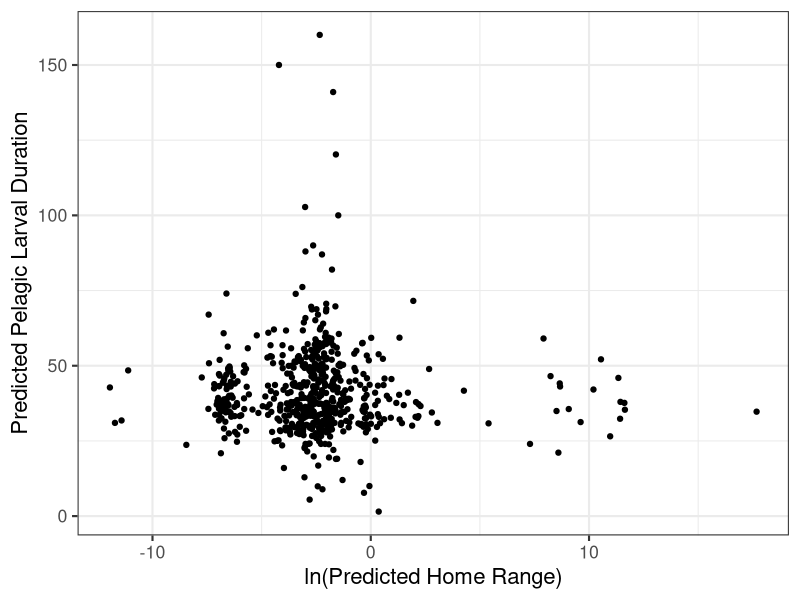

This figure's R source: (Note: this script raises an error after producing the figure.)
## ---- chunk 1
knitr::opts_chunk$set(echo = TRUE, message = FALSE, warning = FALSE)

library(tidyverse)
library(patchwork)
library(cowplot)
library(ggpubr)
library(ggrepel)
## ---- chunk 2
fishbase_data <- read_csv(here::here("01_data", "02_processed_data", "fishbase_data.csv"))

filled_data <- read_csv(here::here("01_data", "02_processed_data", "filled_data.csv"))

filled_data2 <- read_csv(here::here("01_data", "02_processed_data", "filled_data2.csv")) %>%
  mutate_if(is.character, as.factor)
## ---- chunk 3
# homerange vs PLD
fishbase_data_gmm <- filled_data2 %>%
  mutate(class2 = as.factor(class2))

hr_hist <- ggplot(fishbase_data_gmm, aes(log(home_range))) +
  geom_histogram() +
  theme_bw(base_size = 16) +
  labs(
    y = "Count",
    x = "ln(Predicted Home Range)"
  )

pld_hist <- ggplot(fishbase_data_gmm, aes(pld)) +
  geom_histogram() +
  theme_bw(base_size = 16) +
  labs(
    y = "Count",
    x = "Predicted Pelagic Larval Duration"
  )

dist_plot <- hr_hist / pld_hist

p1 <- ggplot(fishbase_data_gmm, aes(log(home_range), pld)) +
  geom_jitter() +
  theme_bw(base_size = 16) +
  labs(
    y = "Predicted Pelagic Larval Duration",
    x = "ln(Predicted Home Range)"
  )

p1



# gmm plot


example_fish <- filled_data2 %>%
  select(species, fb_name, class2, class3, magnitude_homerange, month_pld) %>%
  filter(fb_name %in% c(
    "Hogfish", "Yellow snapper", "Blackfin tuna", "Humphead wrasse", "Pacific red snapper",
    "Giant seabass", "Lemon sole", "Chum salmon", "Pacific ocean perch", "Atlantic herring",
    "Atlantic cod", "Haddock", "Atlantic salmon", "California sheephead", "Black seabream",
    "Blue marlin", "Yellowfin tuna", "Swordfish"
    # "Blackhead seabream", "Pink salmon", "Coho salmon", "Ghost shark", "Pollack", "Polar cod", "Sockeye salmon", "Chinook salmon"
  ))


gmm_new_fig <- ggplot(fishbase_data_gmm, aes(magnitude_homerange, month_pld)) +
  theme_bw(base_size = 16) +
  labs(
    x = "Predicted Home Range Magnitude",
    y = "Predicted Pelgaic Larval Duration Month",
    color = "Class (Homerange/PLD)"
  ) +
  theme(legend.position = "bottom") +
  scale_color_viridis_d() +
  geom_label_repel(
    data = subset(fishbase_data_gmm, fb_name %in% c("Hogfish", "Yellow snapper", "Blackfin tuna")),
    aes(x = magnitude_homerange, y = month_pld, label = fb_name, color = class2),
    vjust = "outward", hjust = "outward",
    min.segment.length = 0,
    nudge_y = -0.5,
    show.legend = FALSE
  ) +
  geom_label_repel(
    data = subset(fishbase_data_gmm, fb_name %in% c("Humphead wrasse", "Pacific red snapper", "Giant seabass")),
    aes(x = magnitude_homerange, y = month_pld, label = fb_name, color = class2),
    # vjust = "outward", hjust = "outward",
    min.segment.length = 0,
    box.padding = 0.7,
    nudge_x = -2,
    show.legend = FALSE
  ) +
  geom_label_repel(
    data = subset(fishbase_data_gmm, fb_name %in% c("Lemon sole", "Chum salmon", "Pacific ocean perch")),
    aes(x = magnitude_homerange, y = month_pld, label = fb_name, color = class2),
    vjust = "outward", hjust = "outward",
    min.segment.length = 0,
    nudge_x = 0, nudge_y = 0.8,
    show.legend = FALSE
  ) +
  geom_label_repel(
    data = subset(fishbase_data_gmm, fb_name %in% c("Atlantic herring", "Atlantic cod", "Haddock")),
    aes(x = magnitude_homerange, y = month_pld, label = fb_name, color = class2),
    vjust = "outward", hjust = "outward",
    min.segment.length = 0,
    nudge_y = 0,
    show.legend = FALSE
  ) +
  geom_label_repel(
    data = subset(fishbase_data_gmm, fb_name %in% c("Atlantic salmon", "California sheephead", "Black seabream")),
    aes(x = magnitude_homerange, y = month_pld, label = fb_name, color = class2),
    vjust = "outward", hjust = "outward",
    min.segment.length = 0,
    nudge_y = 1, nudge_x = 1.5,
    show.legend = FALSE
  ) +
  geom_label_repel(
    data = subset(fishbase_data_gmm, fb_name %in% c("Blue marlin", "Yellowfin tuna", "Swordfish")),
    aes(x = magnitude_homerange, y = month_pld, label = fb_name, color = class2),
    vjust = "outward", hjust = "outward",
    min.segment.length = 0,
    nudge_x = 0,
    show.legend = FALSE
  ) +
  geom_jitter(aes(color = class2))

gmm_new_fig
# ggsave(gmm_new_fig, file = paste0("gmm_fig.png"), path = here::here("04_figs"), height = 8, width = 15)


# panel
gmm_panel <- (dist_plot | p1) / gmm_new_fig +
  plot_annotation(tag_levels = "A")

gmm_panel
# ggsave(gmm_panel, file = paste0("gmm_panel.pdf"), path = here::here("04_figs"), height = 10, width = 15)
## ---- chunk 4
missing <- miss_var_summary(fishbase_data)
missing2 <- miss_var_summary(filled_data)
missing3 <- miss_var_summary(filled_data2)

missing_fishbase_data <- fishbase_data %>% 
  dplyr::select(
    oxygen_cons, temp_range, dev_place, temp_min, temp_max,
    longevity_wild, temp_preferred, iucn_category, food_i,
  ) %>%
  rename(
    "Oxygen Consumption Rate" = oxygen_cons,
    "Temperature Range" = temp_range,
    "Place of Development" = dev_place,
    "Maximum Recorded Lifespan" = longevity_wild,
    "Optimal Temperature" = temp_preferred,
    "IUCN Category" = iucn_category,
    "Diet Items" = food_i,
    "Minimum Temperature" = temp_min,
    "Maximum Temperature" = temp_max,
  )

m1 <- gg_miss_var(missing_fishbase_data) +
  theme_bw(base_size = 16) +
  labs(y = "Missing Data Before Fills", x = "") +
  theme(axis.title.x = element_text(vjust = -1))
m1

missing_filled_data <- filled_data %>% 
  dplyr::select(
    oxygen_cons, temp_range, temp_min, temp_max,
    longevity_wild, temp_preferred, iucn_category, food_i,
  ) %>%
  rename(
    "Oxygen Consumption Rate" = oxygen_cons,
    "Temperature Range" = temp_range,
    "Maximum Recorded Lifespan" = longevity_wild,
    "Optimal Temperature" = temp_preferred,
    "IUCN Category" = iucn_category,
    "Diet Items" = food_i,
    "Minimum Temperature" = temp_min,
    "Maximum Temperature" = temp_max,
  )

m2 <- gg_miss_var(missing_filled_data) + # figure showing the missing data
  theme_bw(base_size = 16) +
  labs(y = "Missing Data After Genus-Level Fill", x = "Variable") +
  theme(axis.title.x = element_text(vjust = -1))
m2

missing_data <- filled_data2 %>%
  dplyr::select(
    oxygen_cons, temp_range, dev_place,
    longevity_wild, temp_preferred, iucn_category
  ) %>%
  rename(
    "Oxygen Consumption Rate" = oxygen_cons,
    "Temperature Range" = temp_range,
    "Place of Development" = dev_place,
    "Maximum Recorded Lifespan" = longevity_wild,
    "Optimal Temperature" = temp_preferred,
    "IUCN Category" = iucn_category
  )

m3 <- gg_miss_var(missing_data) +
  theme_bw(base_size = 16) +
  labs(y = "Missing Data After Family-Level Fill", x = "") +
  theme(axis.title.x = element_text(vjust = -1))
m3

missing_fig <- (m1 / m2 / m3) +
  plot_annotation(tag_levels = "A") &
  theme_bw(base_size = 16)
missing_fig

#ggsave(missing_fig, file = paste0("missing_data.pdf"), path = here::here("04_figs", "final_figs"), height = 12, width = 8)

## ---- chunk 5
# continuous

plot_data <- filled_data2 %>%
  mutate(
    class2 = as.factor(class2),
    class3 = as.factor(class3),
    order = as.factor(order)
  )

response <- "class2"
expl_cont <- c(
  "temp_preferred", "fecundity_mean",
  "longevity_wild", "sp_richness", "length", "kfin",
  "r_fin", "diet_troph3", "oxygen_cons", "temp_range"
)

box_data <- function(x, y) {
  ggplot(plot_data, aes(x = .data[[y]], y = .data[[x]])) +
    geom_boxplot(aes(color = .data[[y]])) +
    theme_bw() +
    coord_flip() +
    labs(
      x = "Movement Class",
      color = "Class (Homerange/PLD)"
    ) +
    scale_color_viridis_d()
}

# plots_cont <- map(expl_cont, ~ box_data(.x, "class2"))
# plots_cont
## ---- chunk 6

# significant panel
temp_plot <- box_data(x = "temp_preferred", y = "class2") +
  labs(y = "Optimal Temperature", x = "") +
  scale_x_discrete(position = "top") +
  theme(axis.text.y = element_blank())
length_plot <- box_data(x = "length", y = "class2") +
  labs(y = "Length", x = "Movement Class") +
  scale_x_discrete(position = "top")
long_plot <- box_data(x = "longevity_wild", y = "class2") +
  labs(y = "Longevity", x = "Movement Class") +
  scale_x_discrete(position = "top")
diet_plot <- box_data(x = "diet_troph3", y = "class2") + 
  labs(y = "Trophic Level", x = "") +
  scale_x_discrete(position = "top") +
  theme(axis.text.y = element_blank())


kfin_plot <- box_data(x = "kfin", y = "class2") + 
  labs(y = "Carrying Capacity", x = "Movement Class") +
  scale_x_discrete(position = "top") +
  theme(axis.title.x = element_text(vjust = 0))
r_fin_plot <- box_data(x = "r_fin", y = "class2") + stat_kruskal_test(label.y = 1, label.x = 6, position = "jitter") +
  labs(y = "Growth Rate", x = "Movement Class")
oxygen_plot <- box_data(x = "oxygen_cons", y = "class2") + stat_kruskal_test(label.y = 2000, label.x = 6, position = "jitter") +
  labs(y = "Oxygen Consumption", x = "Movement Class")
temp_range_plot <- box_data(x = "temp_range", y = "class2") + stat_kruskal_test(label.y = 20, label.x = 3.5, position = "jitter") +
  labs(y = "Temperature Range", x = "Movement Class") + theme(axis.title.y = element_blank(), axis.text.y = element_blank())
fecund_plot <- box_data(x = "fecundity_mean", y = "class2") + stat_kruskal_test(label.y = 1000000, label.x = 5.5, position = "jitter") +
  labs(y = "Mean Fecundity", x = "Movement Class")
sp_rich_plot <- box_data(x = "sp_richness", y = "class2") + stat_kruskal_test(label.y = 1100, position = "jitter") +
  labs(y = "Species Richness", x = "Movement Class") + theme(axis.title.y = element_blank(), axis.text.y = element_blank())


numeric_panel <- ((temp_plot | length_plot) /
  (long_plot | diet_plot) /
  (r_fin_plot | kfin_plot) /
  (fecund_plot | sp_rich_plot) /
  (oxygen_plot | temp_range_plot)) +
  plot_layout(guides = "collect") + plot_annotation(tag_levels = "A")

numeric_panel
# ggsave(numeric_panel, file = paste0("numeric_panel.png"), path = here::here("04_figs", "individual_plots", "numeric"), height = 21, width = 14)

individual_panel <- ((temp_plot | length_plot) / (diet_plot | long_plot)) +
  plot_layout(guides = "collect") +
  plot_annotation(tag_levels = "A") +
  theme_bw(base_size = 16) &
  theme(legend.position = "none")

individual_panel

#ggsave(individual_panel, file = paste0("individual_panel.pdf"), path = here::here("04_figs", "final_figs"), height = 8, width = 13)

## ---- chunk 7
ggsave(temp_plot, file = paste0("temp_plot.png"), path = here::here("04_figs", "individual_plots", "numeric"), height = 10, width = 10)
ggsave(fecund_plot, file = paste0("fecund_plot.png"), path = here::here("04_figs", "individual_plots", "numeric"), height = 10, width = 10)
ggsave(long_plot, file = paste0("long_plot.png"), path = here::here("04_figs", "individual_plots", "numeric"), height = 10, width = 10)
ggsave(sp_rich_plot, file = paste0("sp_rich_plot.png"), path = here::here("04_figs", "individual_plots", "numeric"), height = 10, width = 10)
ggsave(length_plot, file = paste0("length_plot.png"), path = here::here("04_figs", "individual_plots", "numeric"), height = 10, width = 10)
ggsave(kfin_plot, file = paste0("kfin_plot.png"), path = here::here("04_figs", "individual_plots", "numeric"), height = 10, width = 10)
ggsave(r_fin_plot, file = paste0("r_fin_plot.png"), path = here::here("04_figs", "individual_plots", "numeric"), height = 10, width = 10)
ggsave(diet_plot, file = paste0("diet_plot.png"), path = here::here("04_figs", "individual_plots", "numeric"), height = 10, width = 10)
ggsave(oxygen_plot, file = paste0("oxygen_plot.png"), path = here::here("04_figs", "individual_plots", "numeric"), height = 10, width = 10)
ggsave(temp_range_plot, file = paste0("temp_range_plot.png"), path = here::here("04_figs", "individual_plots", "numeric"), height = 10, width = 10)
## ---- chunk 8
# categorical

expl_cat <- c(
  "climate", "body_shape_i", "dev_place", "movement_keyword",
  "demers_pelag", "iucn_category",
  "circadian", "food_mode", "ocean", "basin"
)

scatter_data <- function(x, y) {
  ggplot(plot_data, aes(x = .data[[x]], y = .data[[y]])) +
    geom_jitter(aes(color = .data[[y]])) +
    theme_bw() +
    labs(
      y = "Movement Class",
      color = "Class (homerange/PLD)"
    ) +
    scale_color_viridis_d() +
    theme(axis.text.x = element_text(angle = 40, hjust = 1))
}

# plots_cat <- map(expl_cat, ~ scatter_data(.x, "class2"))
# plots_cat
## ---- chunk 9
body_plot <- scatter_data(x = "body_shape_i", y = "class2")
dev_plot <- scatter_data(x = "dev_place", y = "class2")
movement_plot <- scatter_data(x = "movement_keyword", y = "class2")
demers_plot <- scatter_data(x = "demers_pelag", y = "class2")
iucn_plot <- scatter_data(x = "iucn_category", y = "class2")
food_plot <- scatter_data(x = "food_mode", y = "class2")


ggsave(climate_plot, file = paste0("climate_plot.png"), path = here::here("04_figs", "individual_plots", "categorical"), height = 10, width = 10)
ggsave(body_plot, file = paste0("body_plot.png"), path = here::here("04_figs", "individual_plots", "categorical"), height = 10, width = 10)
ggsave(dev_plot, file = paste0("dev_plot.png"), path = here::here("04_figs", "individual_plots", "categorical"), height = 10, width = 10)
ggsave(movement_plot, file = paste0("movement_plot.png"), path = here::here("04_figs", "individual_plots", "categorical"), height = 10, width = 10)
ggsave(demers_plot, file = paste0("demers_plot.png"), path = here::here("04_figs", "individual_plots", "categorical"), height = 10, width = 10)
ggsave(iucn_plot, file = paste0("iucn_plot.png"), path = here::here("04_figs", "individual_plots", "categorical"), height = 10, width = 10)
ggsave(food_plot, file = paste0("food_plot.png"), path = here::here("04_figs", "individual_plots", "categorical"), height = 10, width = 10)
